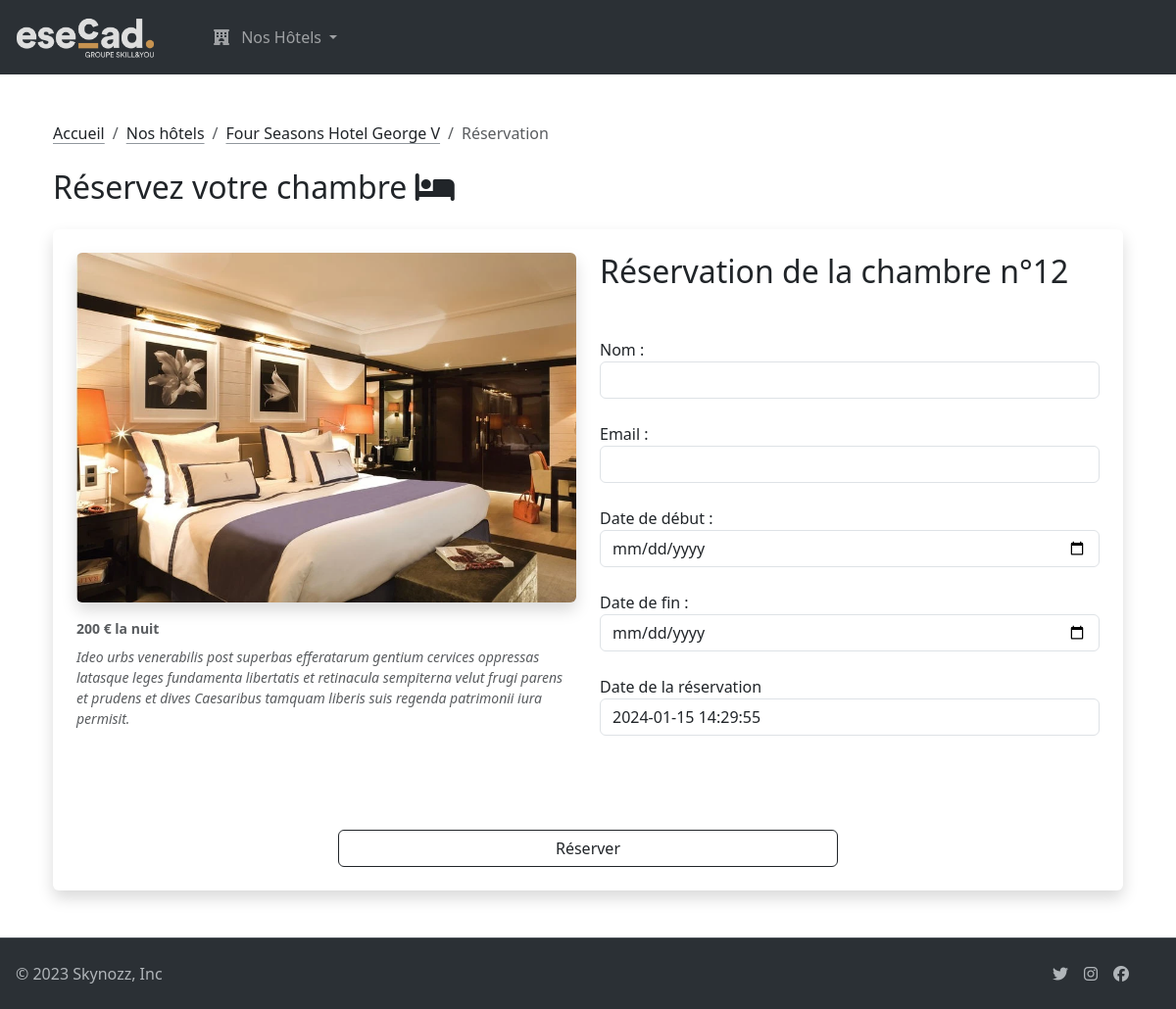
The app's page /reservation.php?chambre_id=1 with its own data.
### tables this page shows
CREATE TABLE IF NOT EXISTS `chambres` (
  `id` int(11) NOT NULL AUTO_INCREMENT,
  `numero_chambre` int(11) NOT NULL,
  `hotel_id` int(11) DEFAULT NULL,
  `prix` int(11) DEFAULT NULL,
  `description` varchar(255) DEFAULT NULL,
  `photo` blob DEFAULT NULL,
  PRIMARY KEY (`id`),
  KEY `hotel_id` (`hotel_id`)
);

CREATE TABLE IF NOT EXISTS `hotels` (
  `id` int(11) NOT NULL AUTO_INCREMENT,
  `nom` varchar(255) NOT NULL,
  `adresse` varchar(255) NOT NULL,
  `photo` blob NOT NULL,
  `code_postal` int(11) DEFAULT NULL,
  `ville` varchar(255) DEFAULT NULL,
  `description` varchar(255) DEFAULT NULL,
  `etoiles` int(11) DEFAULT NULL,
  PRIMARY KEY (`id`)
);

### reservation.php (called while the page is built, shortened)
<?php
    include 'templates/includes/header.html.php';
    include 'templates/pages/formReservation.html.php';
    include 'templates/includes/footer.html.php';

### core/Database.php (called while the page is built)
<?php
class Database
{
    private static ?PDO $instance   = null;
    public static function getInstance(
        string $dbName = DB_NAME,
        string $host = DB_HOST,
        int    $port = DB_PORT,
        string $username = DB_USERNAME,
        string $password = DB_PASSWORD
    ): PDO
    {
        if (self::$instance === null) {
            self::$instance = new PDO("mysql:dbname=$dbName;host=$host;port=$port", $username, $password);
        }
        return self::$instance;
    }
}

### core/Model.php (called while the page is built, shortened)
<?php
class Model
{
    protected string $table;
    public function __construct()
    {
        $this->table = strtolower(get_class($this));
    }
    public function getOneById(int $id): array
    {
        $query = Database::getInstance()->prepare('SELECT * FROM ' . $this->table . ' WHERE id = :id');
        $query->execute(['id' => $id]);
        return $query->fetch(PDO::FETCH_ASSOC);
    }
}

### templates/pages/formReservation.html.php (the view, shortened to what this page needs)
<?php
$chambre = (new Chambres)->getOneById($_GET['chambre_id']);
$photoChambre = $chambre["photo"];
$photoChambre = preg_replace('/\x{EF}\x{BB}\x{BF}/', '', urldecode($photoChambre));
$hotelName = (new Hotels)->getOneById($chambre['hotel_id'])['nom'];
?>
<div class="container mt-5">
    <nav aria-label="breadcrumb">
        <ol class="breadcrumb mb-4">
            <li class="breadcrumb-item"><a href="/" class="link-offset-2 link-dark link-underline-secondary link-underline-opacity-75">Accueil</a></li>
            <li class="breadcrumb-item"><a href="/hotels.php" class="link-offset-2 link-dark link-underline-secondary link-underline-opacity-75">Nos hôtels</a></li>
            <li class="breadcrumb-item"><a href="/hotel.php?id=<?= $chambre['hotel_id'] ?>" class="link-offset-2 link-dark link-underline-secondary link-underline-opacity-75"><?= $hotelName ?></a></li>
            <li class="breadcrumb-item active" aria-current="page">Réservation</li>
        </ol>
    </nav>
    <h2 class="mb-4">Réservez votre chambre <i class="fa-solid fa-bed"></i></h2>
    <form action="/resultReservation.php" method="post" class="bg-white p-4 rounded shadow reservation-form">
        <div class="row">
            <div class="col-md-6">
                <figure class='figure'>
                    <img src='../images/chambres/<?= $photoChambre ?>' class='figure-img img-fluid shadow rounded'
                         alt='Photo de <?= $chambre['numero_chambre'] ?>'>
                    <figcaption class='figure-caption text-start mt-2'>
                        <strong><?= $chambre['prix'] ?> € la nuit</strong>
                        <p class="fst-italic mt-2"><?= $chambre["description"] ?></p>
                    </figcaption>
                </figure>
            </div>
            <div class="col-md-6 reservation-details">
                <h2 class="mb-5">Réservation de la chambre n°<?= $chambre["numero_chambre"] ?></h2>
                <div class="form-group mb-4">
                    <label for="nom">Nom :</label>
                    <input type="text" class="form-control" id="nom" name="nom" required>
                </div>
                <div class="form-group mb-4">
                    <label for="email">Email :</label>
                    <input type="email" class="form-control" id="email" name="email" required>
                </div>
                <div class="form-group mb-4">
                    <label for="date_debut">Date de début :</label>
                    <input type="date" class="form-control" id="date_debut" min="<?= date('Y-m-d') ?>" name="date_debut"
                           required>
                </div>
                <div class="form-group mb-4">
                    <label for="date_fin">Date de fin :</label>
                    <input type="date" class="form-control" id="date_fin" min="<?= date('Y-m-d') ?>" name="date_fin"
                           required>
                </div>
                <div class="form-group mb-5">
                    <label for="date_creation">Date de la réservation</label>
                    <input type="text" class="form-control" id="date_creation" name="date_creation"
                           value="<?= date('Y-m-d H:i:s'); ?>" readonly>
                </div>
            </div>
            <div class="d-grid gap-2 col-6 mx-auto">
                <button type="submit" class="btn btn-outline-dark mt-5">Réserver</button>
            </div>
        </div>
    </form>
</div>

### records on screen
chambres: hotel.nom "Four Seasons Hotel George V", photo (picture), prix "200", description "Ideo urbs venerabilis post superbas efferatarum gentium cervices oppressas latasque leges fundamenta libertatis et retinacula sempiterna velut frugi parens et prudens et dives Caesaribus tamquam liberis suis regenda patrimonii iura permisit.", numero_chambre "12"
